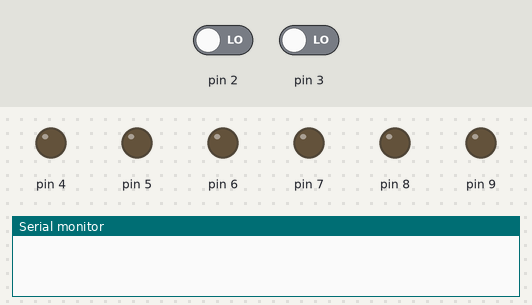
Recording of a sketch running on a simulated Arduino Uno, built with avr-gcc and run on an emulated ATmega328P. Shown: output pins drawn as LEDs (lit = HIGH), the last lines printed to the serial monitor. Dashed ring = blinking. The inputs (shaded band) are chosen by the test bench; at power-on: pin 2 LOW, pin 3 LOW.

Above: at 1.2 s.
1.3 s: pin 2 driven HIGH
At 3.2 s:
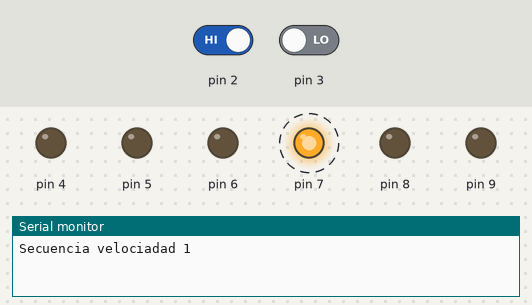
At 4.6 s:
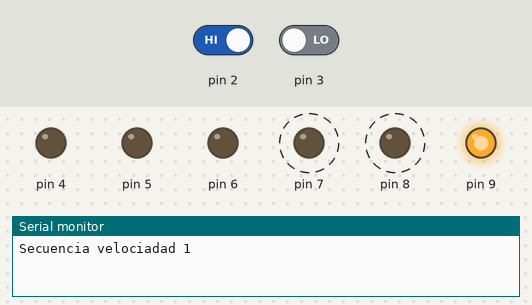
7.3 s: pin 2 driven LOW
10.3 s: pin 3 driven HIGH
At 11.1 s:
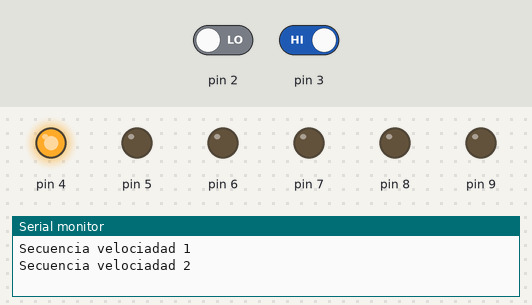
Timing chart, 0 to 19.3 s (numbered marks = the images above; inputs shaded):
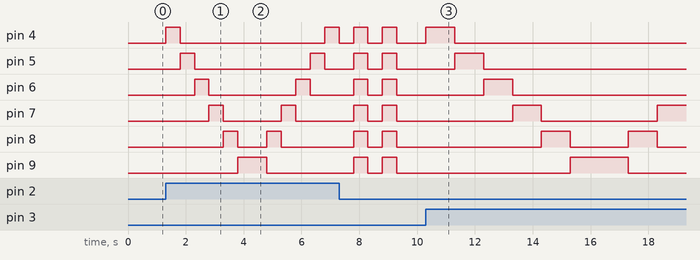

The sketch:

PARTE2_de_la_practica_4.ino
```cpp
/*
   Fundacion Kinal
   Centro educativo tecnico laboral Kinal
   Quinto perito
   Quinto electronica
   Codigo Tecnico: EB5AM / EB5AV
   Curso: Taller de electronica digital y reparacion de computadoras I
   Proyecto: El auto
   Dev: Profe. Alejandro Lopez Navas
   Fecha: 04 de Mayo
*/

int SW1 = 0;
int SW2 = 0;
# define Switch2 = 2;
# define Switch3 = 3;
# define miled4 = 4;
# define miled5 = 5;
# define miled6 = 6;
# define miled7 = 7;
# define miled8 = 8;
# define miled9 = 9;

void setup()
{
  Serial.begin(9600);
  pinMode(2,INPUT);
  pinMode(3,INPUT);
  pinMode(4,OUTPUT);
  pinMode(5,OUTPUT);
  pinMode(6,OUTPUT);
  pinMode(7,OUTPUT);
  pinMode(8,OUTPUT);
  pinMode(9,OUTPUT);
}

void loop()
{
 SW1 = digitalRead(2);
 SW2 = digitalRead(3);

  if(SW1 == HIGH){
   Serial.println("Secuencia velociadad 1");
   digitalWrite(4,HIGH);
   delay(500);
   digitalWrite(4,LOW);
   digitalWrite(5,HIGH);
   delay(500);
   digitalWrite(5,LOW);
   digitalWrite(6,HIGH);
   delay(500);
   digitalWrite(6,LOW);
   digitalWrite(7,HIGH);
   delay(500);
   digitalWrite(7,LOW);
   digitalWrite(8,HIGH);
   delay(500);
   digitalWrite(8,LOW);
   digitalWrite(9,HIGH);
   delay(500);
   digitalWrite(9,LOW);
   //De regreso
   digitalWrite(9,HIGH);
   delay(500);
   digitalWrite(9,LOW);
   digitalWrite(8,HIGH);
   delay(500);
   digitalWrite(8,LOW);
   digitalWrite(7,HIGH);
   delay(500);
   digitalWrite(7,LOW);
   digitalWrite(6,HIGH);
   delay(500);
   digitalWrite(6,LOW);
   digitalWrite(5,HIGH);
   delay(500);
   digitalWrite(5,LOW);
   digitalWrite(4,HIGH);
   delay(500);
   digitalWrite(4,LOW);
   delay(500);
   //Primer parpadeo
   digitalWrite(4,HIGH);
   digitalWrite(5,HIGH);
   digitalWrite(6,HIGH);
   digitalWrite(7,HIGH);
   digitalWrite(8,HIGH);
   digitalWrite(9,HIGH);
   delay(500);
   digitalWrite(4,LOW);
   digitalWrite(5,LOW);
   digitalWrite(6,LOW);
   digitalWrite(7,LOW);
   digitalWrite(8,LOW);
   digitalWrite(9,LOW);
   delay(500);
    //Segundo parpadeo
   digitalWrite(4,HIGH);
   digitalWrite(5,HIGH);
   digitalWrite(6,HIGH);
   digitalWrite(7,HIGH);
   digitalWrite(8,HIGH);
   digitalWrite(9,HIGH);
   delay(500);
   digitalWrite(4,LOW);
   digitalWrite(5,LOW);
   digitalWrite(6,LOW);
   digitalWrite(7,LOW);
   digitalWrite(8,LOW);
   digitalWrite(9,LOW);
   delay(500);
 }

  if(SW2 == HIGH){
   Serial.println("Secuencia velociadad 2");
   digitalWrite(4,HIGH);
   delay(1000);
   digitalWrite(4,LOW);
   digitalWrite(5,HIGH);
   delay(1000);
   digitalWrite(5,LOW);
   digitalWrite(6,HIGH);
   delay(1000);
   digitalWrite(6,LOW);
   digitalWrite(7,HIGH);
   delay(1000);
   digitalWrite(7,LOW);
   digitalWrite(8,HIGH);
   delay(1000);
   digitalWrite(8,LOW);
   digitalWrite(9,HIGH);
   delay(1000);
   digitalWrite(9,LOW);
   //De regreso
   digitalWrite(9,HIGH);
   delay(1000);
   digitalWrite(9,LOW);
   digitalWrite(8,HIGH);
   delay(1000);
   digitalWrite(8,LOW);
   digitalWrite(7,HIGH);
   delay(1000);
   digitalWrite(7,LOW);
   digitalWrite(6,HIGH);
   delay(1000);
   digitalWrite(6,LOW);
   digitalWrite(5,HIGH);
   delay(1000);
   digitalWrite(5,LOW);
   digitalWrite(4,HIGH);
   delay(1000);
   digitalWrite(4,LOW);
    delay(100);
   //Primer parpadeo
   digitalWrite(4,HIGH);
   digitalWrite(5,HIGH);
   digitalWrite(6,HIGH);
   digitalWrite(7,HIGH);
   digitalWrite(8,HIGH);
   digitalWrite(9,HIGH);
   delay(1000);
   digitalWrite(4,LOW);
   digitalWrite(5,LOW);
   digitalWrite(6,LOW);
   digitalWrite(7,LOW);
   digitalWrite(8,LOW);
   digitalWrite(9,LOW);
   delay(1000);
    //Segundo parpadeo
   digitalWrite(4,HIGH);
   digitalWrite(5,HIGH);
   digitalWrite(6,HIGH);
   digitalWrite(7,HIGH);
   digitalWrite(8,HIGH);
   digitalWrite(9,HIGH);
   delay(1000);
   digitalWrite(4,LOW);
   digitalWrite(5,LOW);
   digitalWrite(6,LOW);
   digitalWrite(7,LOW);
   digitalWrite(8,LOW);
   digitalWrite(9,LOW);
   delay(1000);
     }
    }
```

Measured:
- after the input at 1.3 s, pin 4: LOW → HIGH at once, → LOW 0.50 s later, → HIGH 5.0 s later; pin 5: alternates HIGH for 0.50 s and LOW for 4.0 s, starting after 0.50 s
- after the input at 10.3 s, pin 4: LOW → HIGH at once, → LOW 1.0 s later; pin 5: LOW → HIGH after 1.0 s, → LOW 1.0 s later; pin 6: LOW → HIGH after 2.0 s, → LOW 1.0 s later; pin 7: LOW → HIGH after 3.0 s, → LOW 1.0 s later, → HIGH 4.0 s later; pin 8: alternates HIGH for 1.0 s and LOW for 2.0 s, starting after 4.0 s
